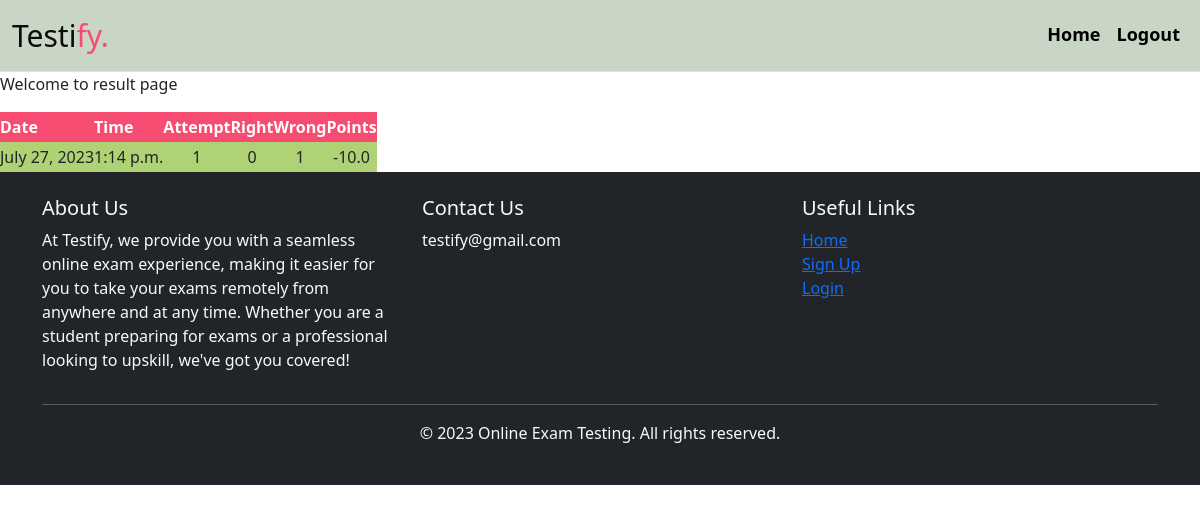
Screenshot of /Test/result (signed in) with the database file from the repository.
### Test/models.py (models this page shows)
class Result(models.Model):
    result_id = models.BigAutoField(primary_key=True,auto_created=True)
    username  = models.ForeignKey(Candidate,on_delete=models.CASCADE)
    date = models.DateField(auto_now=True)
    time = models.TimeField(auto_now=True)
    attempt = models.IntegerField()
    right = models.IntegerField()
    wrong = models.IntegerField()
    points = models.FloatField()

### Test/views.py (the view)
# urls.py: path('result',showTestResult , name = 'result'),
def showTestResult(request):
    if 'name' not in request.session.keys():
        res = HttpResponseRedirect('login')
    results  = Result.objects.filter(result_id = Result.objects.latest('result_id').result_id , username_id = request.session['username'])
    context = {'results' : results}
    res = render(request,'show_result.html' , context)
    return res

### Test/templates/show_result.html (shortened to what this page needs)
{% extends 'main.html' %}
{%block top %}
    <div class="collapse navbar-collapse " id="navbarSupportedContent">
        <ul class="navbar-nav ms-auto mb-2 mb-lg-0">
          <li class="nav-item">
            <a class="nav-link active" aria-current="page" href="{% url 'Test:home' %}">Home</a>
          </li>
          <li class="nav-item">
            <a class="nav-link active" aria-current="page" href="{% url 'Test:logout' %}">Logout</a>
          </li>
        </ul>
    </div>
{% endblock top%}
{%block content %}
     <p> Welcome to result page</p>
     <table>
        <tr>
            <th>Date</th>
            <th>Time</th>
            <th>Attempt</th>
            <th>Right</th>
            <th>Wrong</th>
            <th>Points</th>
        </tr>
        {% for r in results %}
         <tr>
            <td>{{r.date}}</td>
            <td>{{r.time}}</td>
            <td>{{r.attempt}}</td>
            <td>{{r.right}}</td>
            <td>{{r.wrong}}</td>
            <td>{{r.points}}</td>
         </tr>
        {% endfor %}
     </table>
{%endblock content%}

### Test/static/theme.css (style rules this page uses)
* { margin: 0; padding:0; text-decoration: none; font-family:'Segoe UI', Tahoma, Geneva, Verdana, sans-serif; }
.nav-item::after { content: ' '; width: 0%; height: 2px; background: #f44336; display: block; margin: auto; transition: 0.5s; }

### Test/static/candidate_history.css (style rules this page uses)
table tr:nth-child(odd) { background-color: #456705; color: white; height: 30px; }
table tr:nth-child(even) { background-color: #AFD275; height: 30px; }
table tr:first-child { background-color: #F64C72; }
table td { text-align: center; }

### Test/templates/main.html (style rules this page uses)
.nav-item::after { content: ' '; width: 0%; height: 2px; background: #f44336; display: block; margin: auto; transition: 0.5s; }
li.nav-item { font-size: 18px; color: black; font-weight: bold; }

### rows the page displays
Result: date "July 27, 2023", time "1:14 p.m.", attempt "1", right "0", wrong "1", points "-10.0"
